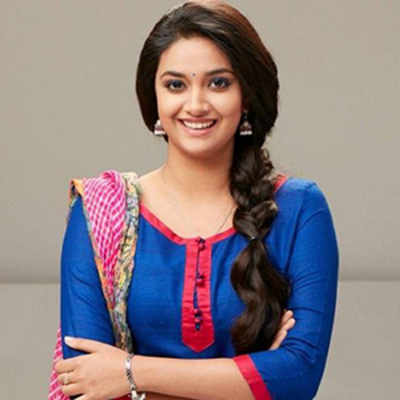
#> input picture ImageClassifier/model/test_images/keerthi2.jpg, 400 x 400 px
$ jupyter execute --allow-errors image_classifier.ipynb   (shell and % lines are left out)
#> lines starting #> are read from the running program, lines starting #| are printed output that depends on the picture; after the words box and inside, x2 and y2 are one past the last pixel; in counts of white or black regions, pixels touching at a corner belong together
[cell 1]
import numpy as np
import cv2
import matplotlib
from matplotlib import pyplot as plt

[cell 2]
img = cv2.imread('./test_images/keerthi2.jpg')
#> img is the input picture: shape (400, 400, 3); mean B, G, R 132.3, 128.7, 141.6
img.shape
#> Out = (400, 400, 3)

[cell 3]
img_rgb = cv2.cvtColor(img, cv2.COLOR_BGR2RGB)
plt.imshow(img_rgb)
plt.axis('off')  # Hide axes
plt.show()

[cell 4]
gray = cv2.cvtColor(img, cv2.COLOR_BGR2GRAY)
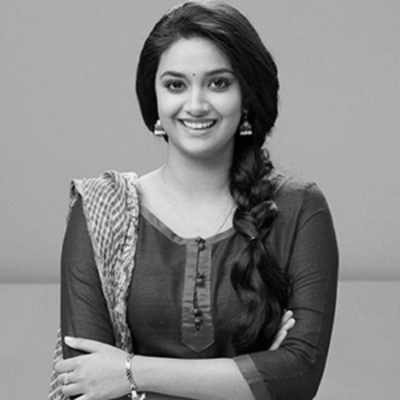
#> gray: shape (400, 400); min 0, max 255, mean 132.9
gray.shape
#> Out = (400, 400)

[cell 5]
plt.imshow(gray, cmap='gray')
plt.show()

[cell 6]
face_cascade = cv2.CascadeClassifier('./opencv/haarcascades/haarcascade_frontalface_default.xml')
eye_cascade = cv2.CascadeClassifier('./opencv/haarcascades/haarcascade_eye.xml')

faces = face_cascade.detectMultiScale(gray, 1.3, 5)
#> faces = [[141, 43, 110, 110]]
faces
#> Out = [[141, 43, 110, 110]]

[cell 7]
(x,y,w,h) = faces[0]
#> x = 141; y = 43; w = 110; h = 110
x,y,w,h
#> Out = (141, 43, 110, 110)

[cell 8]
face_img = cv2.rectangle(img,(x,y),(x+w,y+h),(255,0,0),2)
plt.imshow(face_img)
plt.show()

[cell 9]
cv2.destroyAllWindows()
for (x,y,w,h) in faces:
    face_img = cv2.rectangle(img,(x,y),(x+w,y+h),(255,0,0),2)
    roi_gray = gray[y:y+h, x:x+w]
    roi_color = face_img[y:y+h, x:x+w]
    eyes = eye_cascade.detectMultiScale(roi_gray)
    for (ex,ey,ew,eh) in eyes:
        cv2.rectangle(roi_color,(ex,ey),(ex+ew,ey+eh),(0,255,0),2)
#> this loop made 1 pass
#> (x, y, w, h, eyes) on pass 1: (141, 43, 110, 110, [[61, 27, 26, 26], [20, 28, 27, 27]])
#> pass 1, `roi_gray = gray[y:y+h, x:x+w]`:
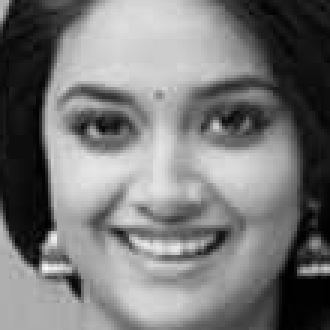
#> roi_gray: shape (110, 110) (shown 3 times larger); min 0, max 251, mean 120.1
#> pass 1, `roi_color = face_img[y:y+h, x:x+w]`:
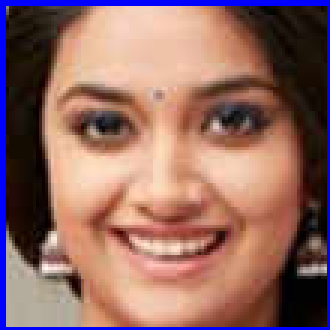
#> roi_color: shape (110, 110, 3) (shown 3 times larger); mean B, G, R 101.1, 105.9, 145.4
#> after the loop:
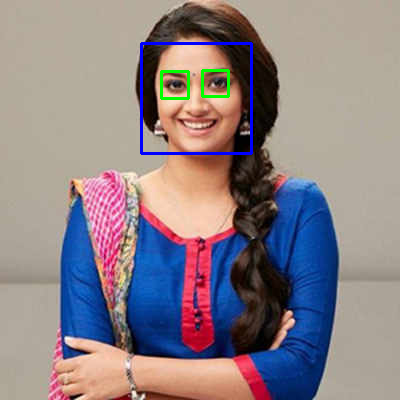
#> img: shape (400, 400, 3); mean B, G, R 133.4, 128.6, 140
#> after the loop:
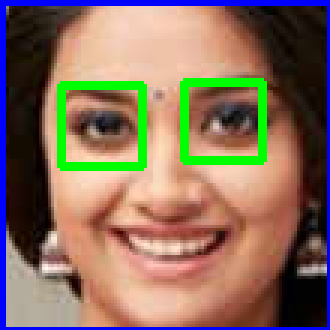
#> roi_color: shape (110, 110, 3) (shown 3 times larger); 5.19% of pixels changed, all inside (x1, y1, x2, y2) = (19, 26, 89, 57)


plt.figure()
plt.imshow(face_img, cmap='gray')
plt.show()

[cell 10]
plt.imshow(roi_color, cmap='gray')
plt.show()

[cell 11]
def get_cropped_image_if_2_eyes(image_path):
#> called with image_path = './test_images/keerthi2.jpg'
    img = cv2.imread(image_path)
    gray = cv2.cvtColor(img, cv2.COLOR_BGR2GRAY)
    faces = face_cascade.detectMultiScale(gray, 1.3, 5)
#> faces = [[141, 43, 110, 110]]
    for (x,y,w,h) in faces:
        roi_gray = gray[y:y+h, x:x+w]
        roi_color = img[y:y+h, x:x+w]
        eyes = eye_cascade.detectMultiScale(roi_gray)
        if len(eyes) >= 2:
            return roi_color
#> this loop made 1 pass
#> pass 1, in get_cropped_image_if_2_eyes, `roi_color = img[y:y+h, x:x+w]`:
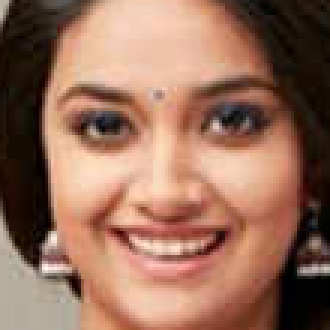
#> roi_color: shape (110, 110, 3) (shown 3 times larger); mean B, G, R 90.9, 110.1, 150.8

[cell 12]
original_image = cv2.imread('./test_images/keerthi2.jpg')
plt.imshow(original_image)
plt.show()

[cell 13]
cropped_image = get_cropped_image_if_2_eyes('./test_images/keerthi2.jpg')
plt.imshow(cropped_image)
plt.show()

[cell 14]
org_image_obstructed = cv2.imread('./test_images/rohit.webp')
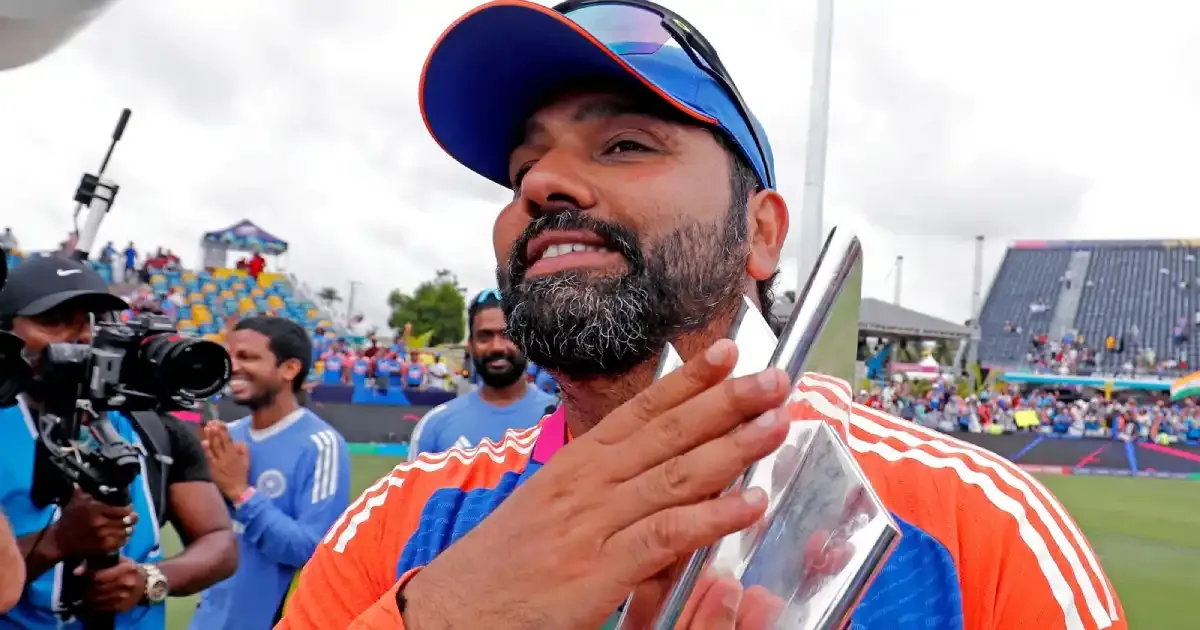
#> input picture ImageClassifier/model/test_images/rohit.webp, 1200 x 630 px
#> org_image_obstructed is the input picture: shape (630, 1200, 3); mean B, G, R 152.9, 147.7, 164.3
plt.imshow(org_image_obstructed)
plt.show()

[cell 15]
cropped_image_no_2_eyes = get_cropped_image_if_2_eyes('./test_images/rohit.webp')
#> call 2 of get_cropped_image_if_2_eyes, with image_path = './test_images/rohit.webp'
#> in get_cropped_image_if_2_eyes (call 2), `gray = cv2.cvtColor(img, cv2.COLOR_BGR2GRAY)`:
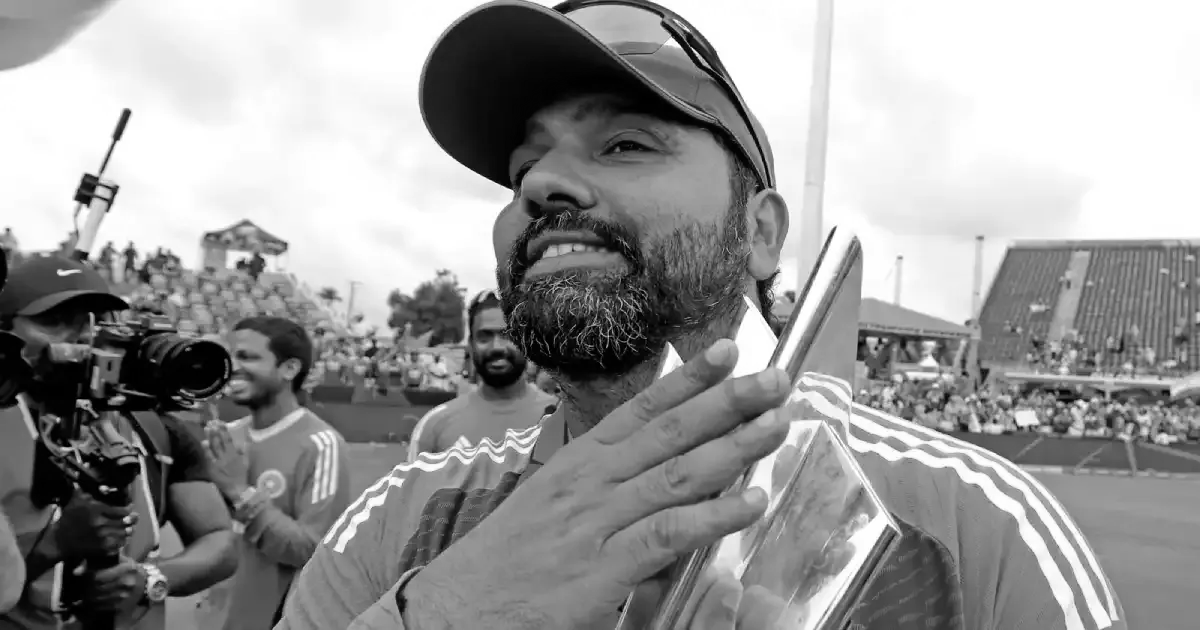
#> gray: shape (630, 1200); min 0, max 255, mean 153.3
#> in get_cropped_image_if_2_eyes (call 2), `faces = face_cascade.detectMultiScale(gray, 1.3, 5)`: faces = [[465, 313, 62, 62]]
#> the loop in get_cropped_image_if_2_eyes (call 2), `for (x,y,w,h) in faces:` made 1 pass
#> pass 1, in get_cropped_image_if_2_eyes (call 2), `roi_gray = gray[y:y+h, x:x+w]`:
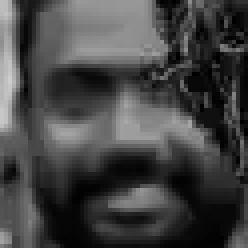
#> roi_gray: shape (62, 62) (shown 4 times larger); min 0, max 205, mean 67.9
#> pass 1, in get_cropped_image_if_2_eyes (call 2), `roi_color = img[y:y+h, x:x+w]`:
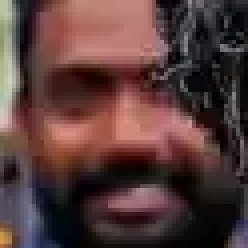
#> roi_color: shape (62, 62, 3) (shown 4 times larger); mean B, G, R 58.7, 60, 86.9
cropped_image_no_2_eyes

[cell 16]
path_to_data = "./dataset/"
path_to_cr_data = "./dataset/cropped/"

[cell 17]
import os
img_dirs = []
for entry in os.scandir(path_to_data):
    if entry.is_dir():
        img_dirs.append(entry.path)

[cell 18]
img_dirs

[cell 19]
import shutil
if os.path.exists(path_to_cr_data):
     shutil.rmtree(path_to_cr_data)
os.mkdir(path_to_cr_data)

[cell 20]
cropped_image_dirs = []
celebrity_file_names_dict = {}
#> (the rest of this cell did not finish here and is left out)
